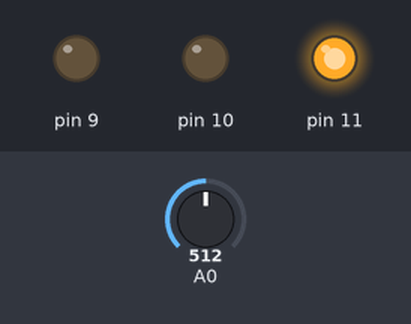
Recording of a sketch running on a simulated Arduino Uno, built with avr-gcc and run on an emulated ATmega328P. Shown: output pins drawn as LEDs (lit = HIGH). Inputs (shaded band) come from the test bench; at power-on: A0 = 512.

Above: at 1.2 s.
1.3 s: A0 set to 413
2.8 s: A0 set to 382
At 3.7 s:
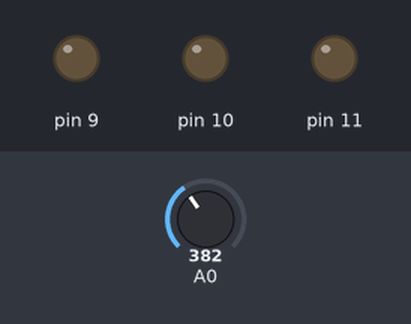
4.3 s: A0 set to 410
At 4.9 s:
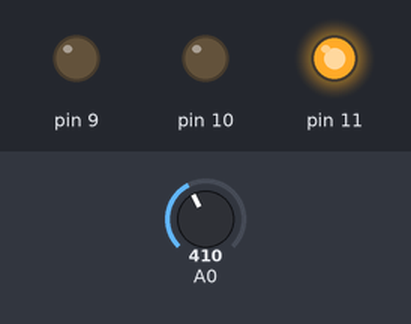
5.8 s: A0 set to 390
At 7.2 s:
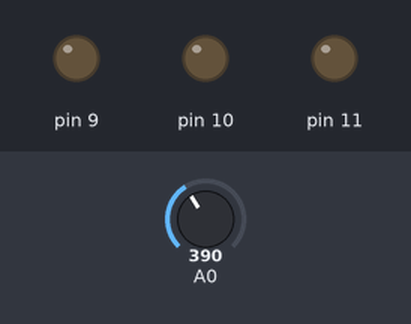
Timing chart, 0 to 8.3 s (numbered marks = the images above; inputs shaded):
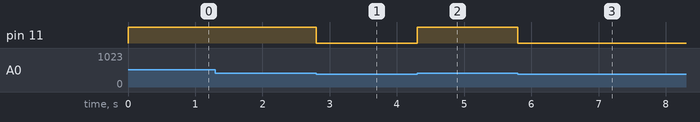

The sketch:

LED__.ino
```cpp
void setup() {
  // put your setup code here, to run once:
  pinMode(11,OUTPUT);
  pinMode(10,OUTPUT);
  pinMode(9,OUTPUT);
}

void loop() {
  // put your main code here, to run repeatedly:
  int a = analogRead(A0);
  if(a <400){
    digitalWrite(11,LOW);
    digitalWrite(10,LOW);
    digitalWrite(9,LOW);
  }else{
    digitalWrite(11,HIGH);
    digitalWrite(10,LOW);
    digitalWrite(9,LOW);
  }
}
```

Measured:
- the behaviour switches between 400 and 399 on A0 (found by bisection; images 0 and 1)
- after the input at 1.3 s, every drawn part: stays the same
- after the input at 2.8 s, pin 11: HIGH → LOW at once
- after the input at 4.3 s, pin 11: LOW → HIGH at once
- after the input at 5.8 s, pin 11: HIGH → LOW at once
